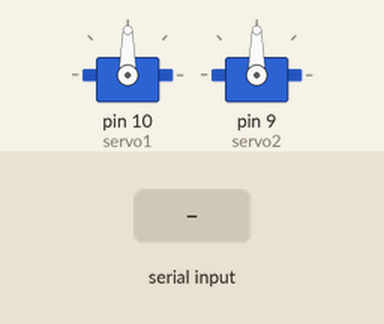
This sketch was run on a simulated Arduino Uno, built with avr-gcc and run on an emulated ATmega328P. Parts: 2 × servo. The test bench sets the inputs (shaded band). What the sketch prints to the serial monitor is not drawn.

Above: at 1.2 s.
1.3 s: "s90\n" received over Serial
At 1.6 s:
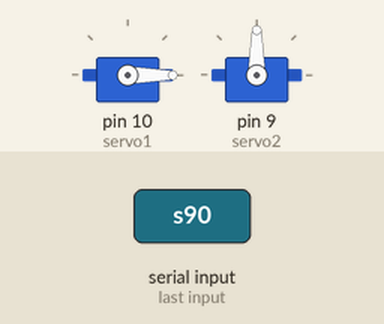
2.8 s: "s,45\n" received over Serial
At 4.0 s:
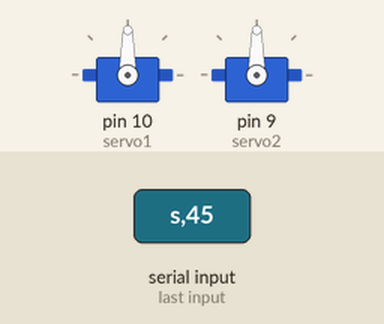
4.3 s: "w90\n" received over Serial
At 5.1 s:
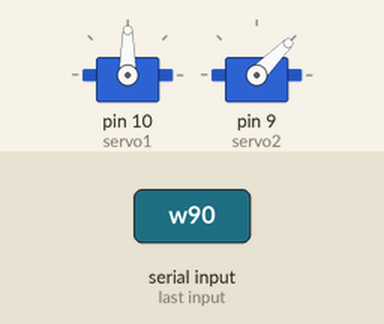
5.8 s: "w,45\n" received over Serial
At 6.2 s:
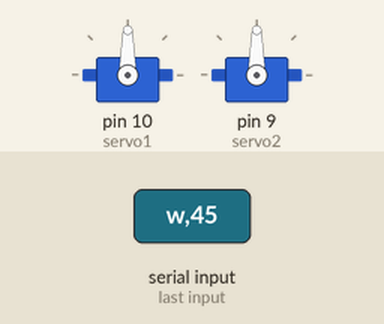
7.3 s: "s" received over Serial
At 8.5 s:
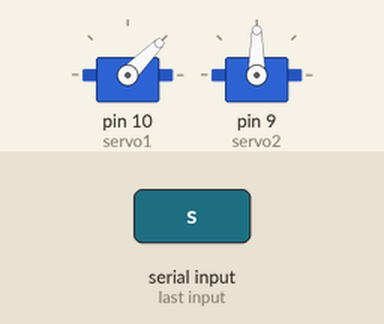
8.8 s: "w" received over Serial
At 9.7 s:
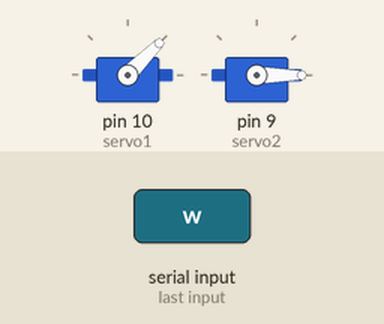
Timing chart, 0 to 11.3 s (numbered marks = the images above; inputs shaded):
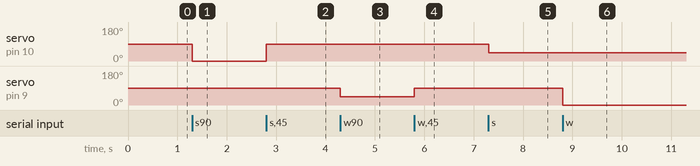

The sketch:

servoSerial.ino
```cpp
#include <Servo.h>

Servo servo1; Servo servo2;


void setup() {

  pinMode(1,OUTPUT);
  servo1.attach(10); //analog pin 0
  //servo1.setMaximumPulse(2000);
  //servo1.setMinimumPulse(700);

  servo2.attach(9); //analog pin 1
  Serial.begin(9600);
  Serial.println("Ready");

}

void loop() {

  static int v = 0;

  if ( Serial.available()) {
    char ch = Serial.read();

    switch(ch) {
      case '0'...'9':
        v = v * 10 + ch - '0';
        break;
      case 's':
        servo1.write(v);
        v = 0;
        break;
      case 'w':
        servo2.write(v);
        v = 0;
        break;
      case 'd':
        servo2.detach();
        break;
      case 'a':
        servo2.attach(15);
        break;
    }
  }
  //Servo::refresh();

}
```

Measured:
- after the input at 1.3 s, servo on pin 10 (servo1): 90° → 0° at once
- after the input at 2.8 s, servo on pin 10 (servo1): 0° → 90° at once
- after the input at 4.3 s, servo on pin 9 (servo2): 90° → 45° at once
- after the input at 5.8 s, servo on pin 9 (servo2): 45° → 90° at once
- after the input at 7.3 s, servo on pin 10 (servo1): 90° → 45° at once
- after the input at 8.8 s, servo on pin 9 (servo2): 90° → 0° at once
